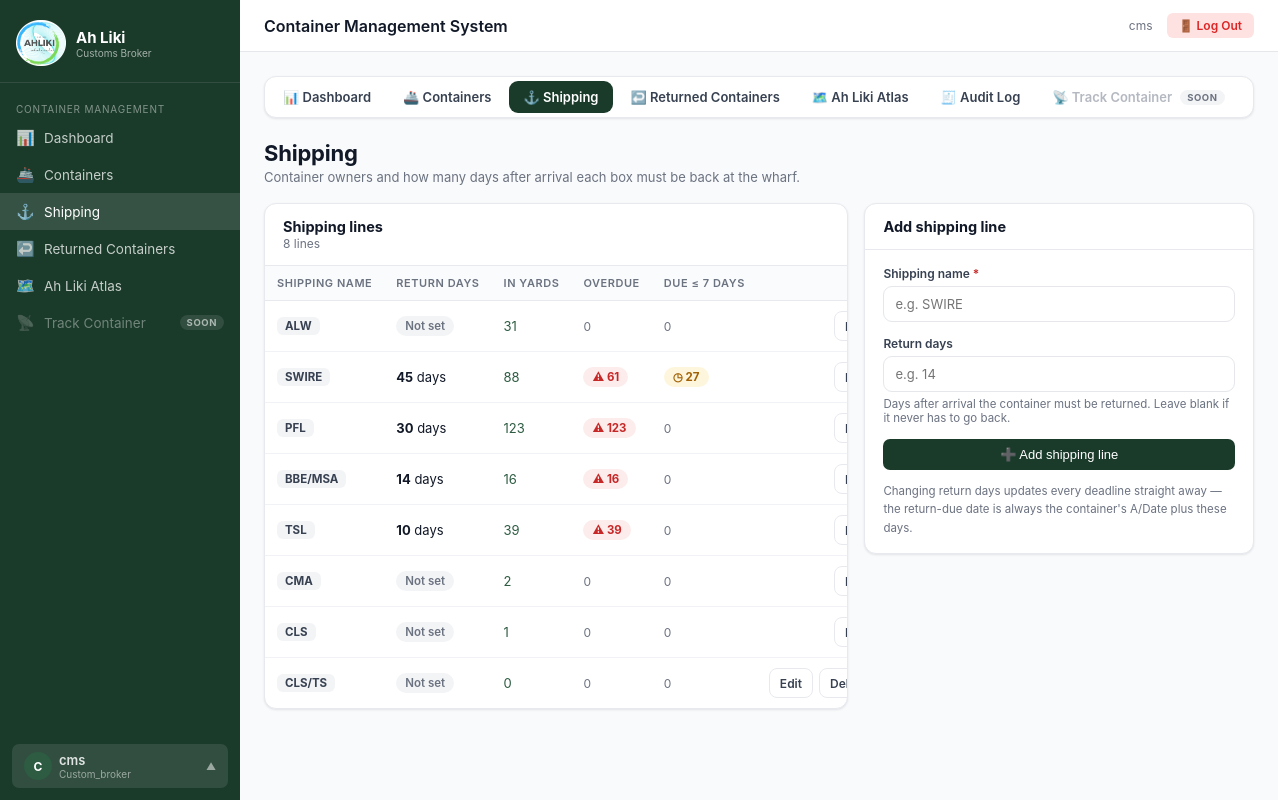
Page /cms/shipping/ (signed in) on the committed database.
### inventory/models.py (models this page shows, shortened)
class UserProfile(models.Model):
    ROLE_CHOICES = [
        ('admin', 'Admin'),
        ('manager', 'Manager'),
        ('finance', 'Finance'),
        ('warehouse', 'Warehouse Lead'),
        ('wms_operator', 'WMS Operator'),
        ('wms_dispatcher', 'WMS Dispatcher'),
        ('cashier', 'Sales / Cashier'),
        ('custom_broker', 'Customs Broker'),
    ]
    DEPARTMENT_CHOICES = [
        ('management', 'Management'),
        ('finance', 'Finance'),
        ('warehouse', 'Warehouse & WMS'),
        ('containers', 'Containers (CMS)'),
        ('sales', 'Sales'),
    ]
    ROLE_DEPARTMENTS = {
        'admin': 'management',
        'manager': 'management',
        'finance': 'finance',
        'warehouse': 'warehouse',
        'wms_operator': 'warehouse',
        'wms_dispatcher': 'warehouse',
        'custom_broker': 'containers',
        'cashier': 'sales',
    }
    user = models.OneToOneField(User, on_delete=models.CASCADE, related_name='profile')
    role = models.CharField(max_length=20, choices=ROLE_CHOICES, default='cashier')

class ShippingLine(models.Model):
    AH_LIKI = 'ALW'   # Ah Liki's own boxes (freezers, storage) — never unloaded by the warehouse
    name = models.CharField(max_length=80, unique=True, verbose_name='Shipping name')
    return_days = models.PositiveIntegerField(null=True, blank=True,
                                              help_text='Days after arrival the container must be returned. '
                                                        'Leave blank if it never has to go back.')
    created_at = models.DateTimeField(auto_now_add=True)
    class Meta:
        ordering = ['name']
        verbose_name = 'Shipping line'

### inventory/cms_views.py (the view, shortened to what this page needs)
# urls.py: path('cms/shipping/', cms_views.shipping, name='cms_shipping'),
@login_required
@role_required(*CMS_ROLES)
def shipping(request, pk=None):
    line = get_object_or_404(ShippingLine, pk=pk) if pk else None
    before = cms_audit.snapshot(line, cms_audit.SHIPPING_FIELDS) if line else {}
    form = ShippingLineForm(request.POST or None, instance=line)
    lines = ShippingLine.objects.annotate(
        active=Count('containers', filter=Q(containers__returned=False)),
        total=Count('containers'),
    )
    overdue = Counter(CmsContainer.objects.filter(_due_q('overdue'), returned=False)
                      .values_list('owner_id', flat=True))
    due_week = Counter(CmsContainer.objects.filter(_due_q('week'), returned=False)
                       .values_list('owner_id', flat=True))
    for sl in lines:
        sl.overdue = overdue.get(sl.pk, 0)
        sl.due_week = due_week.get(sl.pk, 0)
    return render(request, 'cms/shipping.html', {'form': form, 'editing': line, 'lines': lines})

### templates/cms/shipping.html (shortened to what this page needs)
{% extends 'cms/_base.html' %}
{% block topbar_title %}Container Management System{% endblock %}
{% block cms_content %}
<div class="cms-head">
  <div>
    <h1>Shipping</h1>
    <p>Container owners and how many days after arrival each box must be back at the wharf.</p>
  </div>
</div>
<div class="cms-grid-2" style="align-items:start">
  <section class="cms-panel">
    <div class="cms-panel-head"><div><h2>Shipping lines</h2><p>{{ lines|length }} line{{ lines|length|pluralize }}</p></div></div>
    {% if lines %}
    <div class="table-wrap">
      <table class="cms-table">
        <thead><tr><th>Shipping name</th><th>Return days</th><th>In yards</th><th>Overdue</th><th>Due ≤ 7 days</th><th></th></tr></thead>
        <tbody>
        {% for sl in lines %}
          <tr{% if editing and editing.pk == sl.pk %} class="is-selected"{% endif %}>
            <td><span class="cms-owner">{{ sl.name }}</span></td>
            <td>{% if sl.return_days is not None %}<strong>{{ sl.return_days }}</strong> day{{ sl.return_days|pluralize }}{% else %}<span class="cms-due none">Not set</span>{% endif %}</td>
            <td><a href="{% url 'cms_containers' %}?owner={{ sl.pk }}">{{ sl.active }}</a></td>
            <td>{% if sl.overdue %}<a class="cms-due critical" href="{% url 'cms_containers' %}?owner={{ sl.pk }}&due=overdue">⚠ {{ sl.overdue }}</a>{% else %}<span class="cms-no">0</span>{% endif %}</td>
            <td>{% if sl.due_week %}<a class="cms-due warning" href="{% url 'cms_containers' %}?owner={{ sl.pk }}&due=week">◷ {{ sl.due_week }}</a>{% else %}<span class="cms-no">0</span>{% endif %}</td>
            <td><div class="cms-row-actions">
              <a class="cms-icon-btn" href="{% url 'cms_shipping_edit' sl.pk %}">Edit</a>
              {% if not sl.total %}
              <form method="post" action="{% url 'cms_shipping_delete' sl.pk %}" onsubmit="return confirm('Delete {{ sl.name|escapejs }}?')">
                {% csrf_token %}<button class="cms-icon-btn" type="submit">Delete</button></form>
              {% endif %}
            </div></td>
          </tr>
        {% endfor %}
        </tbody>
      </table>
    </div>
    {% else %}
    <div class="cms-empty"><strong>No shipping lines</strong>Add the first one on the right.</div>
    {% endif %}
  </section>
  <section class="cms-panel">
    <div class="cms-panel-head"><h2>{% if editing %}Edit {{ editing.name }}{% else %}Add shipping line{% endif %}</h2>
      {% if editing %}<a href="{% url 'cms_shipping' %}" class="cms-icon-btn">Cancel</a>{% endif %}</div>
    <form method="post" class="cms-panel-body cms-form" novalidate>
      {% for field in form %}
      <div class="form-group">
        <label for="{{ field.id_for_label }}">{{ field.label }}{% if field.field.required %} <span style="color:var(--cms-critical)">*</span>{% endif %}</label>
        {{ field }}
        {% if field.help_text %}<span class="helptext">{{ field.help_text }}</span>{% endif %}
      </div>
      {% endfor %}
      <button type="submit" class="btn btn-primary" style="width:100%;justify-content:center">{% if editing %}Save changes{% else %}➕ Add shipping line{% endif %}</button>
      <p class="cms-sub" style="margin-top:12px;line-height:1.6">Changing return days updates every deadline straight away — the return-due date is always the container's A/Date plus these days.</p>
    </form>
  </section>
</div>
{% endblock %}

### templates/base.html (shortened to what this page needs)
<!DOCTYPE html>
<html lang="en">
<head>
{% load static %}
{% load custom_tags %}
<link rel="stylesheet" href="{% static 'css/main.css' %}">
{% block extra_css %}{% endblock %}
</head>
<body>
{% with user_role=request.user|user_role %}
{% with is_admin=request.user.is_superuser %}
<div class="layout{% if user_role == 'wms_operator' or user_role == 'wms_dispatcher' %} wms-op-layout{% endif %}">
  <aside class="sidebar" id="sidebar">
    <div class="sidebar-brand">
      <div class="logo">
        <img src="{% static 'image/ahliki_logo.png' %}" alt="Ah Liki Logo" class="logo-image">
        <div>
          <div class="logo-text">Ah Liki</div>
          <div class="logo-sub">{% if user_role == 'wms_operator' %}WMS Operator{% elif user_role == 'wms_dispatcher' %}WMS Dispatcher{% elif user_role == 'custom_broker' %}Customs Broker{% else %}Inventory System{% endif %}</div>
        </div>
      </div>
    </div>
    <nav class="sidebar-nav">
      {% if user_role == 'wms_operator' %}
      <div class="nav-section">Home</div>
      <a href="{% url 'wms_dashboard' %}" class="{% if request.resolver_match.url_name == 'wms_dashboard' %}active{% endif %}">
        <span class="icon">🏠</span> WMS Dashboard
      </a>
      <div class="nav-section">Receive Stock</div>
      <a href="{% url 'grn_list' %}" class="{% if 'grn' in request.resolver_match.url_name %}active{% endif %}">
        <span class="icon">📥</span> Receive Stock (GRN)
      </a>
      <a href="{% url 'grn_add' %}" class="{% if request.resolver_match.url_name == 'grn_add' %}active{% endif %}">
        <span class="icon">➕</span> New GRN
      </a>
      <a href="{% url 'warehouse_container_list' %}" class="{% if 'container' in request.resolver_match.url_name and 'cms_' not in request.resolver_match.url_name %}active{% endif %}">
        <span class="icon">🚢</span> Containers
      </a>
      <div class="nav-section">WMS Operations</div>
      <a href="{% url 'wms_checkin' %}" class="{% if 'checkin' in request.resolver_match.url_name %}active{% endif %}">
        <span class="icon">📍</span> Check-In Pallet
      </a>
      <a href="{% url 'wms_transfer' %}" class="{% if 'transfer' in request.resolver_match.url_name %}active{% endif %}">
        <span class="icon">↔️</span> Transfer Pallet
      </a>
      <a href="{% url 'pallet_list' %}" class="{% if 'pallet' in request.resolver_match.url_name %}active{% endif %}">
        <span class="icon">📦</span> Pallets
      </a>
      <a href="{% url 'shelf_list' %}" class="{% if 'shelf' in request.resolver_match.url_name %}active{% endif %}">
        <span class="icon">🗄️</span> Shelf Locations
      </a>
      {% elif user_role == 'custom_broker' %}
      <div class="nav-section">Container Management</div>
      <a href="{% url 'cms_dashboard' %}" class="{% if request.resolver_match.url_name == 'cms_dashboard' %}active{% endif %}">
        <span class="icon">📊</span> Dashboard
      </a>
      <a href="{% url 'cms_containers' %}" class="{% if request.resolver_match.url_name == 'cms_containers' or 'cms_container_' in request.resolver_match.url_name %}active{% endif %}">
        <span class="icon">🚢</span> Containers
      </a>
      <a href="{% url 'cms_shipping' %}" class="{% if 'cms_shipping' in request.resolver_match.url_name %}active{% endif %}">
        <span class="icon">⚓</span> Shipping
      </a>
      <a href="{% url 'cms_returns' %}" class="{% if 'cms_return' in request.resolver_match.url_name %}active{% endif %}">
        <span class="icon">↩️</span> Returned Containers
      </a>
      <a href="{% url 'cms_atlas' %}" class="{% if request.resolver_match.url_name == 'cms_atlas' %}active{% endif %}">
        <span class="icon">🗺️</span> Ah Liki Atlas
      </a>
      <span class="nav-disabled" title="Coming soon" aria-disabled="true">
        <span class="icon">📡</span> Track Container <span class="nav-soon">Soon</span>
      </span>
      {% endif %}
    </nav>
    <div style="padding:12px">
      <div class="user-menu" id="userMenu">
        <button class="user-btn" onclick="toggleUserMenu()">
          <div class="user-avatar">{{ request.user.first_name|first|upper|default:request.user.username|first|upper }}</div>
          <div class="user-info">
            <div class="user-name">{{ request.user.get_full_name|default:request.user.username }}</div>
            <div class="user-role">{% if request.user.is_authenticated %}{{ request.user|user_role|default:"Staff" }}{% else %}Guest{% endif %}</div>
          </div>
          <span class="dropdown-arrow">▲</span>
        </button>
      </div>
    </div>
  </aside>
  <div class="main">
    <div class="topbar">
      <div class="topbar-title">
        {% block topbar_title %}{% endblock %}
      </div>
      <div class="topbar-right">
        <a href="{% url 'profile' %}" class="topbar-user">
          {{ request.user.get_full_name|default:request.user.username }}
        </a>
        <form method="post" action="{% url 'logout' %}" style="margin:0">
          <button type="submit" class="topbar-logout" title="Log Out">🚪<span class="lbl"> Log Out</span></button>
        </form>
      </div>
    </div>
    <div class="content">
      {% block content %}{% endblock %}
    </div>
  </div>
</div>
{% endwith %}
{% endwith %}
</body>
</html>

### rows in the picture
ShippingLine: name "ALW", shows "Not set", active "31", shows "0"
ShippingLine: name "SWIRE", return_days "45", active "88", overdue "61", due_week "27"
ShippingLine: name "PFL", return_days "30", active "123", overdue "123"
ShippingLine: name "BBE/MSA", return_days "14", active "16", overdue "16", shows "0"
ShippingLine: name "TSL", return_days "10", active "39", overdue "39"
ShippingLine: name "CMA", shows "Not set", active "2", shows "0"
ShippingLine: name "CLS", shows "Not set", active "1", shows "0"
ShippingLine: name "CLS/TS", shows "Not set", active "0"

### other values in the picture
{{ request.user.get_full_name|default:request.user.username }} "cms"
{{ request.user|user_role|default:"Staff" }} "Custom_broker"
{{ lines|length }} "8"
{{ field.label }} "Shipping name" "Return days"
{{ field.help_text }} "Days after arrival the container must be returned. Leave blank if it never has to go back."
